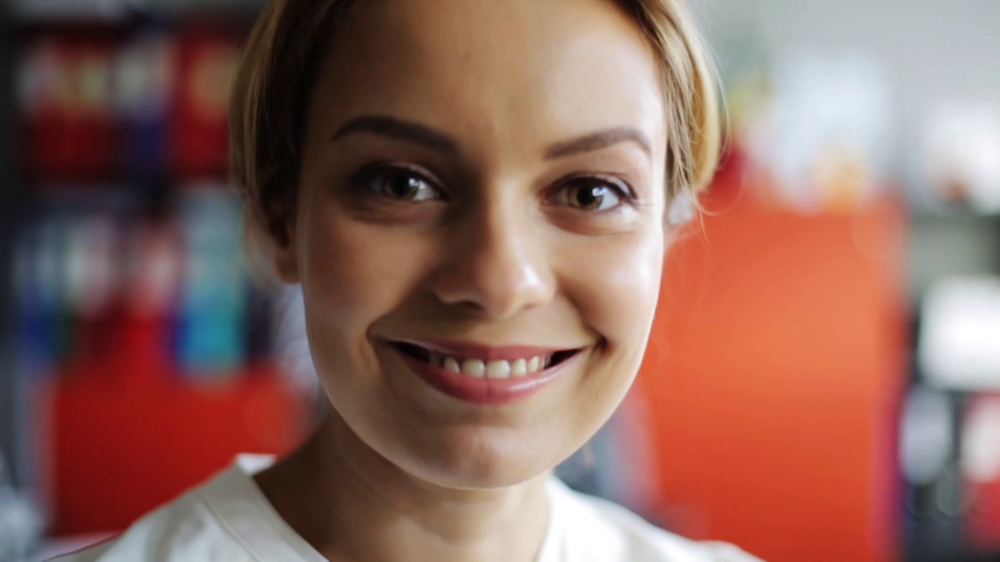
#> input picture face/images/s9.png, 1000 x 562 px, shrunk from 1920 x 1080 before the run
$ python a.py
#> lines starting #> are read from the running program, lines starting #| are printed output that depends on the picture; after the words box and inside, x2 and y2 are one past the last pixel; in counts of white or black regions, pixels touching at a corner belong together
import cv2

# Load pre-trained face detection model
face_cascade = cv2.CascadeClassifier('haarcascade_frontalface_default.xml')

# Load the image
img = cv2.imread('images/s9.png')
#> img is the input picture: shape (562, 1000, 3); mean B, G, R 92.8, 101.8, 140.5

# Convert image to grayscale
gray = cv2.cvtColor(img, cv2.COLOR_BGR2GRAY)
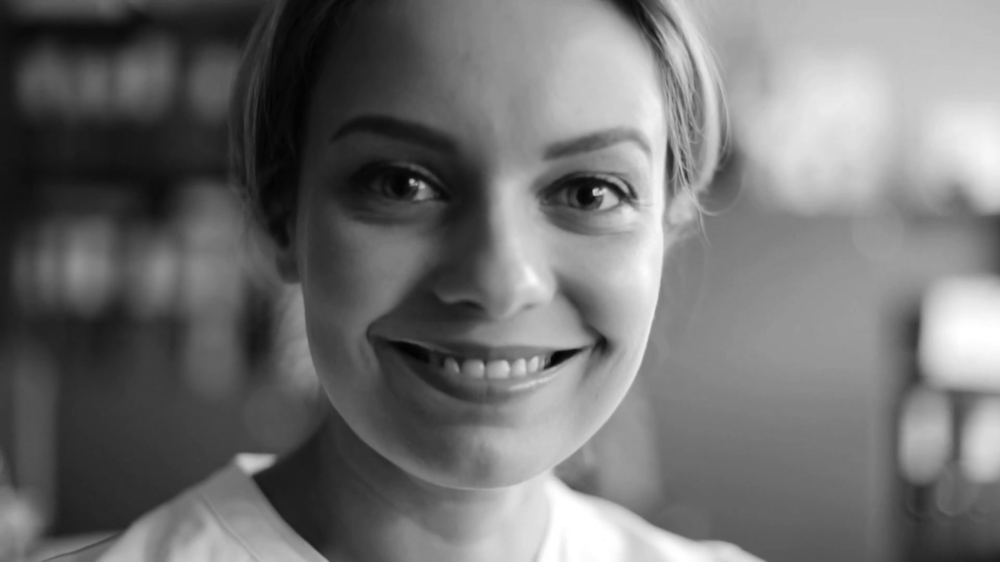
#> gray: shape (562, 1000); min 3, max 255, mean 112.3

# Detect faces in the image
faces = face_cascade.detectMultiScale(gray, scaleFactor=1.3, minNeighbors=5)
#> faces = [[172, 212, 95, 95], [294, 22, 423, 423]]
# Draw rectangles around the detected faces
for (x, y, w, h) in faces:
        cv2.rectangle(img, (x, y), (x+w, y+h), (255, 0, 0), 2)
#> this loop made 2 passes
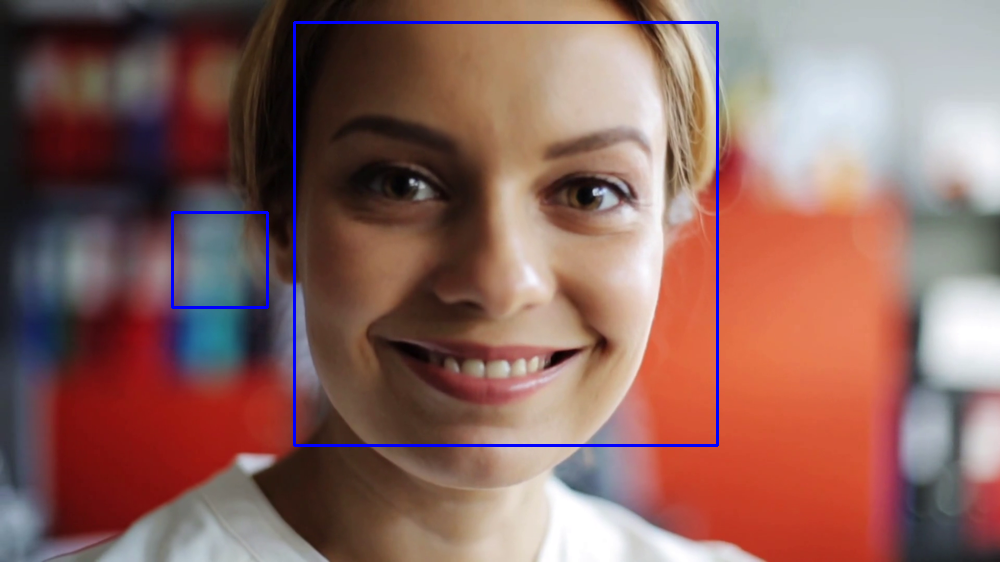
#> img: shape (562, 1000, 3); 1.1% of pixels changed, all inside (x1, y1, x2, y2) = (171, 21, 719, 447)

# Display the result
cv2.imshow('Face Recognition', img)
cv2.waitKey(0)  # Waits for a key press to close the window
cv2.destroyAllWindows()

$ run again, with face/images/s6.png copied over face/images/s9.png
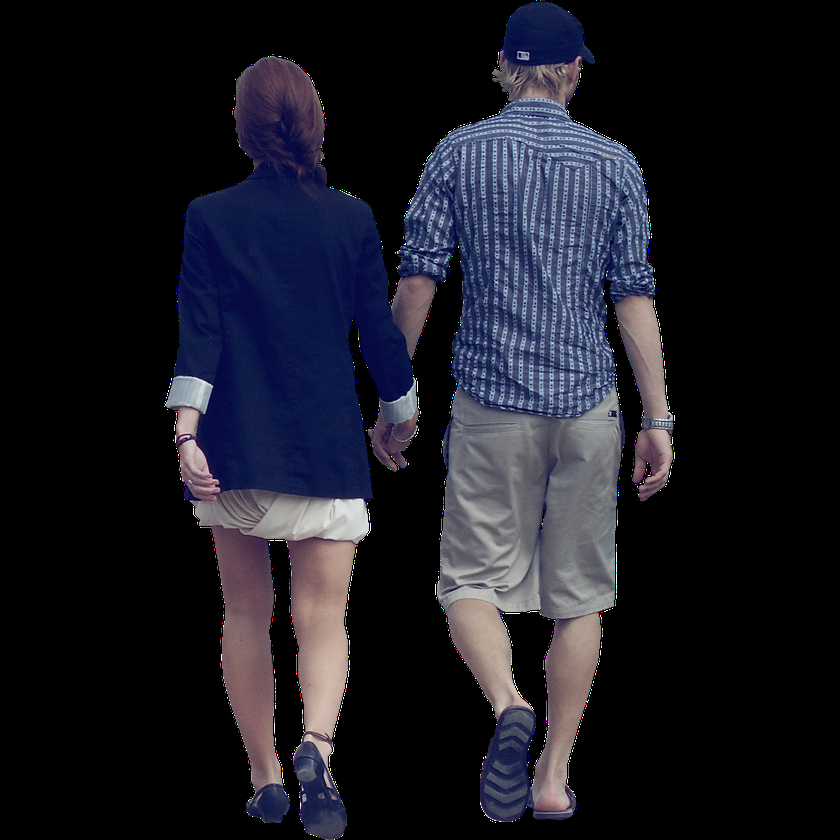
#> input picture face/images/s6.png, 840 x 840 px, shrunk from 1350 x 1350 before the run
#> img is the input picture: shape (840, 840, 3); mean B, G, R 34.8, 26.2, 26.1
#> `gray = cv2.cvtColor(img, cv2.COLOR_BGR2GRAY)`:
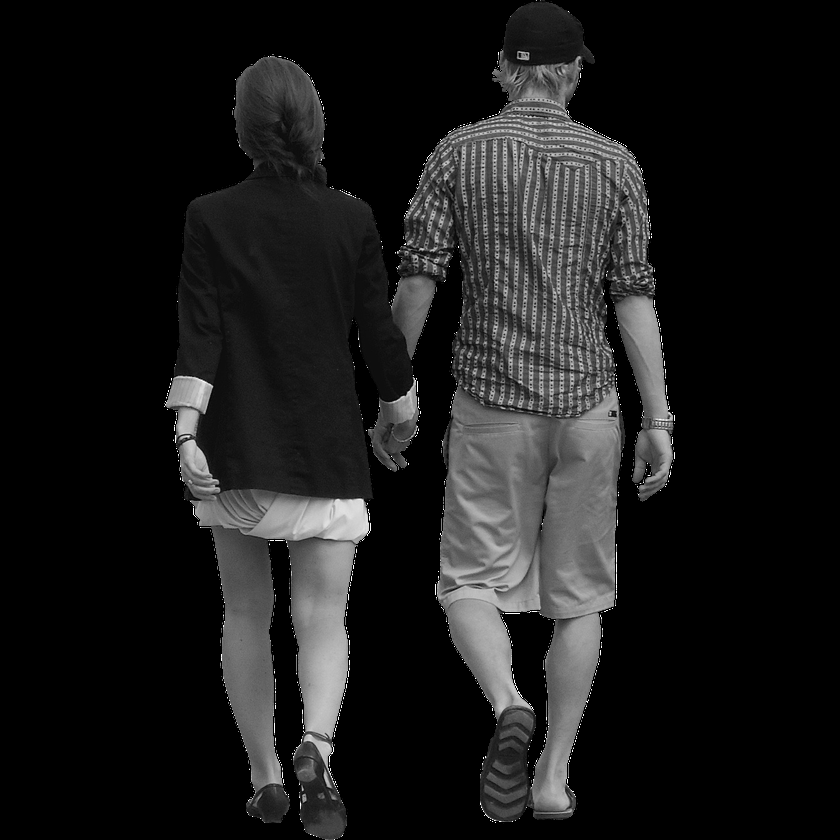
#> gray: shape (840, 840); min 0, max 255, mean 27.2
#> faces = [[428, 558, 69, 69]]
#> the loop `for (x, y, w, h) in faces:` made 1 pass
#> after the loop `for (x, y, w, h) in faces:`:
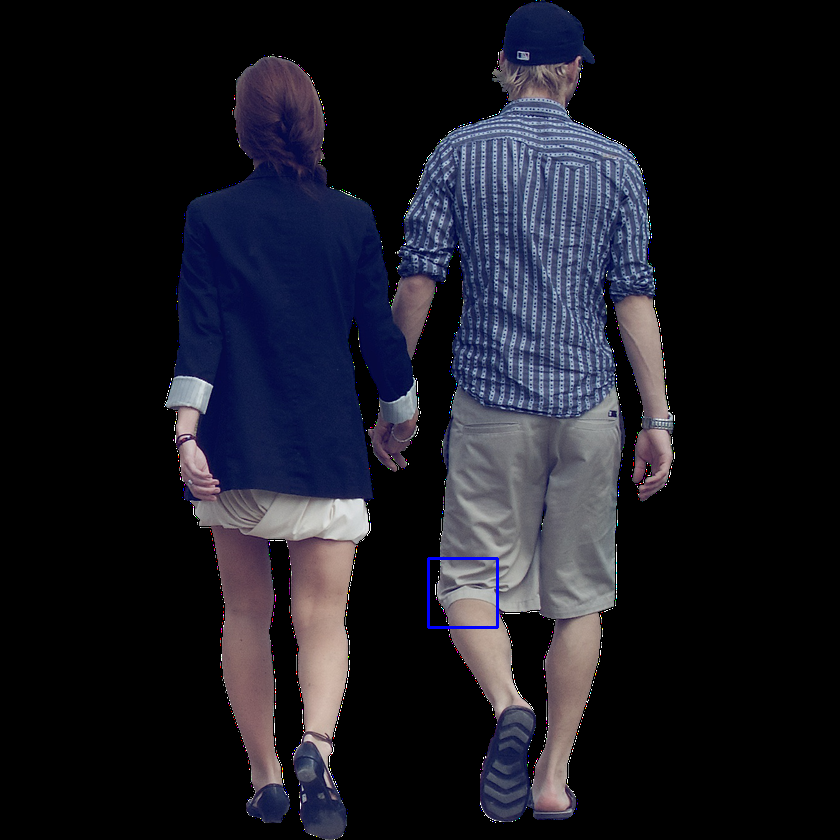
#> img: shape (840, 840, 3); 0.12% of pixels changed, all inside (x1, y1, x2, y2) = (427, 557, 499, 629)

$ run again, with face/images/s7.png copied over face/images/s9.png
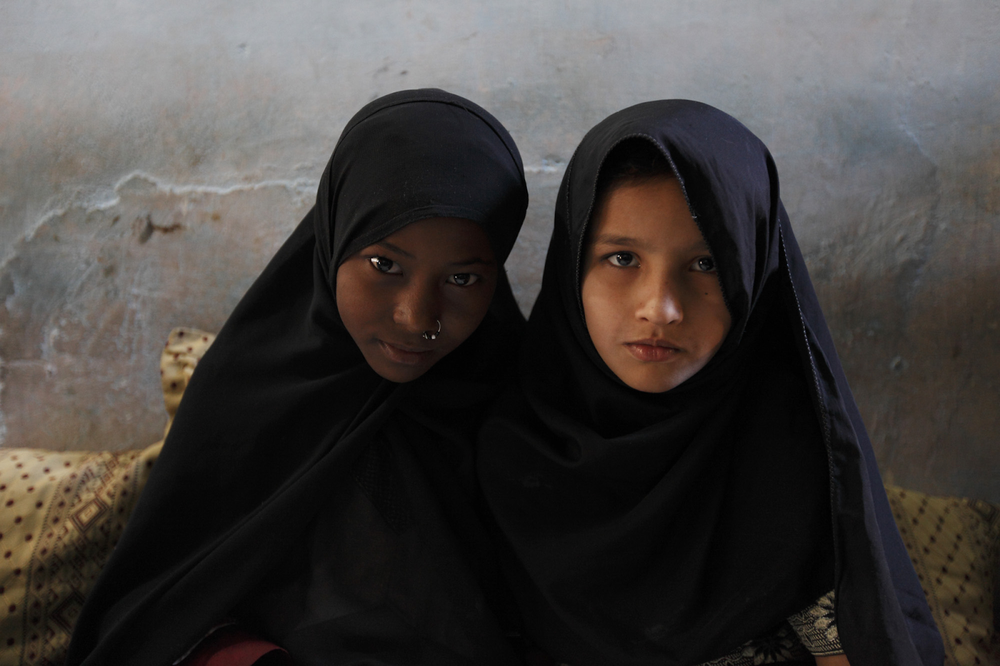
#> input picture face/images/s7.png, 1000 x 666 px, shrunk from 1600 x 1066 before the run
#> img is the input picture: shape (666, 1000, 3); mean B, G, R 62.1, 64, 67.8
#> `gray = cv2.cvtColor(img, cv2.COLOR_BGR2GRAY)`:
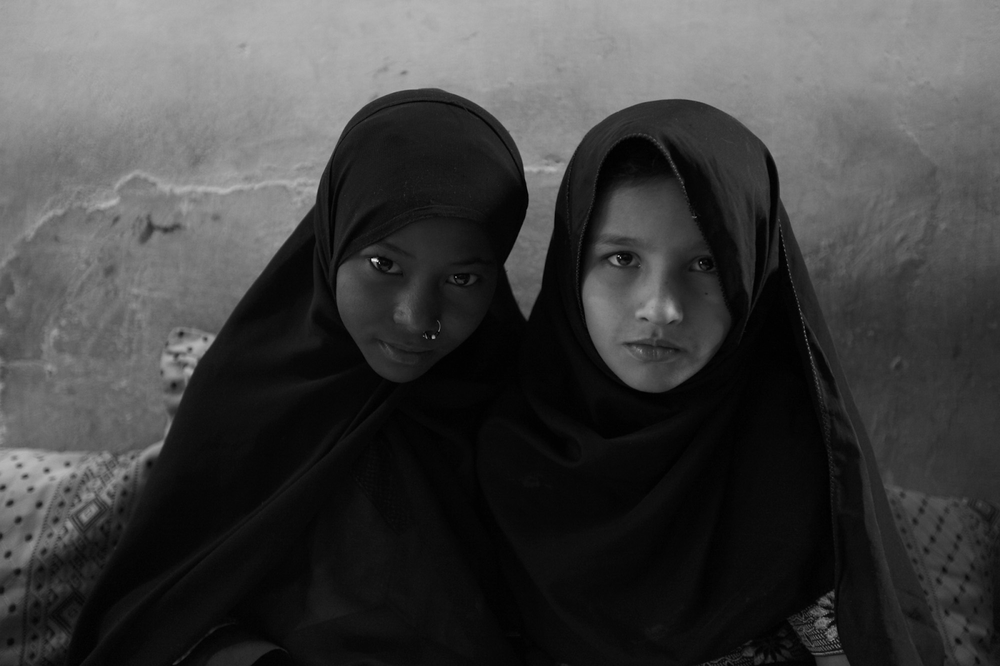
#> gray: shape (666, 1000); min 0, max 237, mean 64.9
#> faces = [[556, 194, 204, 204]]
#> the loop `for (x, y, w, h) in faces:` made 1 pass
#> after the loop `for (x, y, w, h) in faces:`:
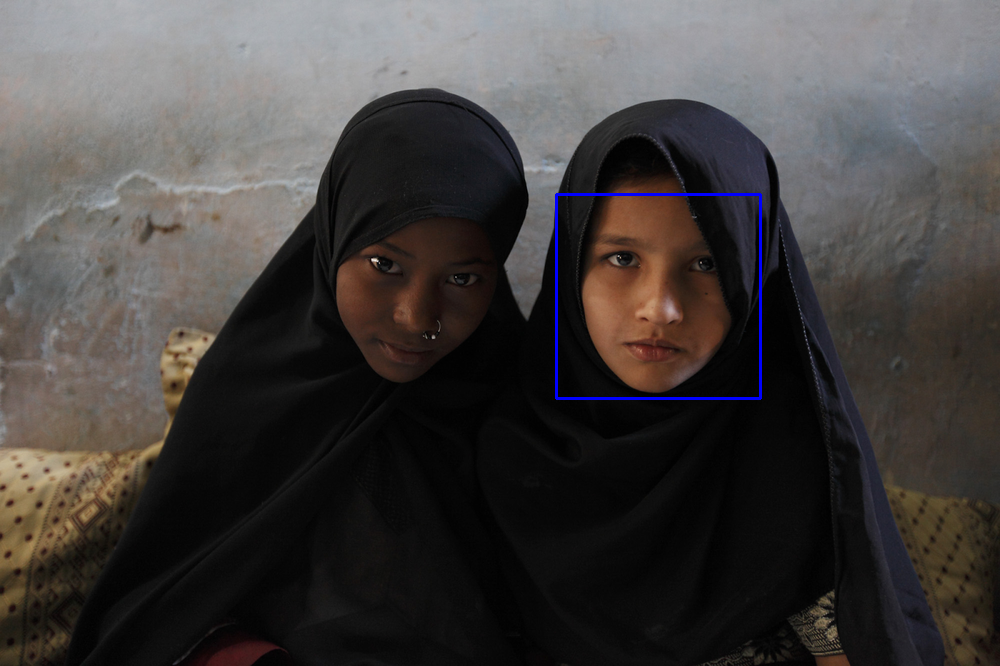
#> img: shape (666, 1000, 3); 0.37% of pixels changed, all inside (x1, y1, x2, y2) = (555, 193, 762, 400)

$ run again, with face/images/azam.jpg saved as face/images/s9.png
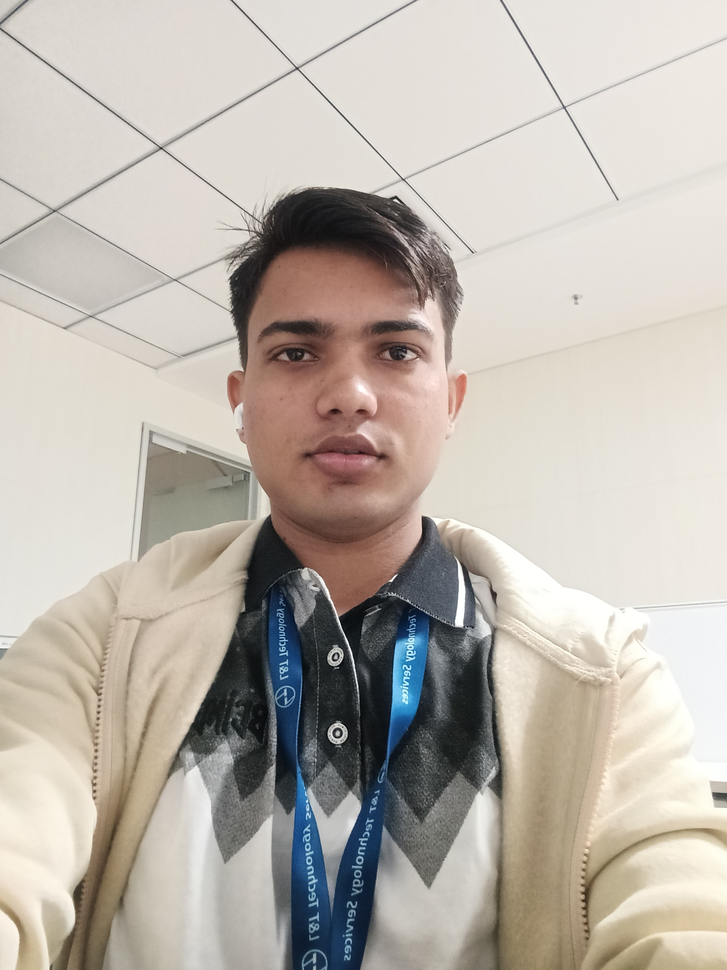
#> input picture face/images/azam.jpg, 727 x 970 px, shrunk from 2448 x 3264 before the run
#> img is the input picture: shape (970, 727, 3); mean B, G, R 172.6, 181.3, 188.4
#> `gray = cv2.cvtColor(img, cv2.COLOR_BGR2GRAY)`:
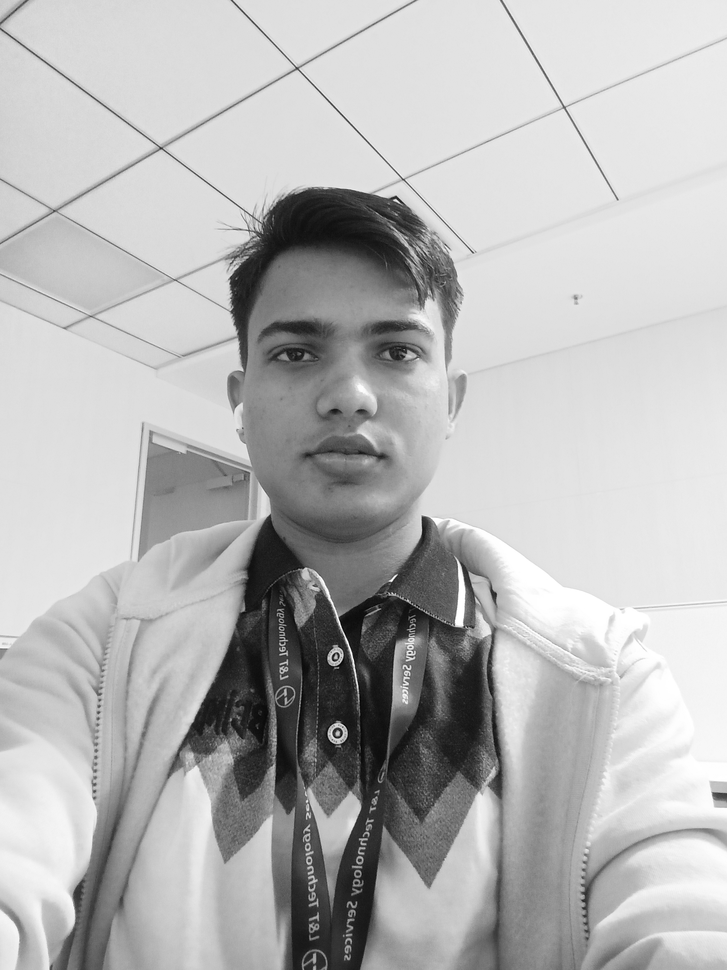
#> gray: shape (970, 727); min 1, max 255, mean 182.4
#> faces = [[210, 245, 273, 273]]
#> the loop `for (x, y, w, h) in faces:` made 1 pass
#> after the loop `for (x, y, w, h) in faces:`:
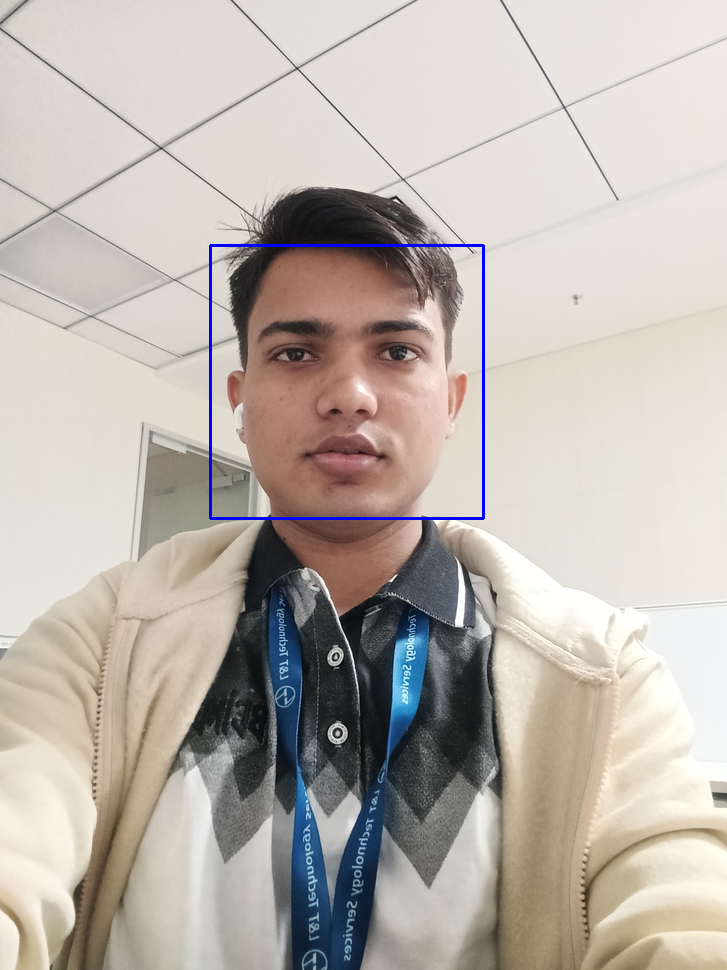
#> img: shape (970, 727, 3); 0.46% of pixels changed, all inside (x1, y1, x2, y2) = (209, 244, 485, 520)
